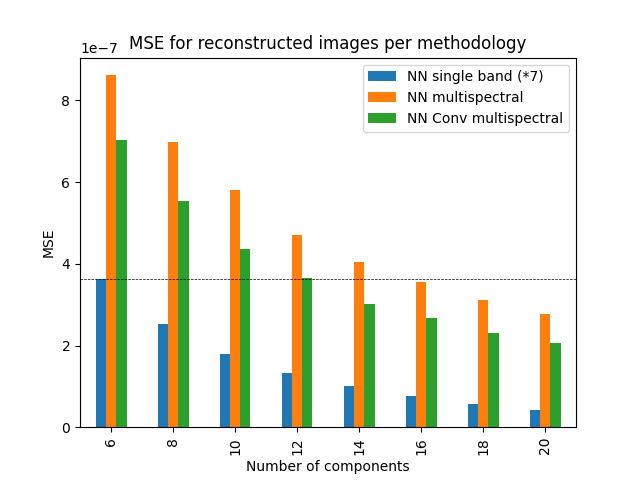

Write the Python code that produced this figure.
import pandas as pd
from matplotlib import pyplot as plt

fig, ax = plt.subplots()

df = pd.read_csv("exp3_out.csv")
df = df.drop(columns=['i', 'j'])
df_nn_ss = df[df['method']=='nn_ss'].groupby(["n_comps"]).mean()
df_nn_ss.rename(columns={"mse": "NN single band (*7)"}, inplace=True)
df_nn_ms = df[df['method']=='nn_ms'].groupby(["n_comps"]).mean()
df_nn_ms.rename(columns={"mse": "NN multispectral"}, inplace=True)
df_nn_msc = df[df['method']=='nn_msc'].groupby(["n_comps"]).mean()
df_nn_msc.rename(columns={"mse": "NN Conv multispectral"}, inplace=True)
df = pd.concat([df_nn_ss,df_nn_ms,df_nn_msc], axis=1)

df.plot.bar(ax=ax, xlabel="Number of components", ylabel="MSE", title="MSE for reconstructed images per methodology")
ref = df_nn_ss.iloc[0].to_numpy()[0]
plt.axhline(y=ref, color='black', linestyle='--', linewidth=0.5)
plt.savefig("fig8.png")
plt.show()

